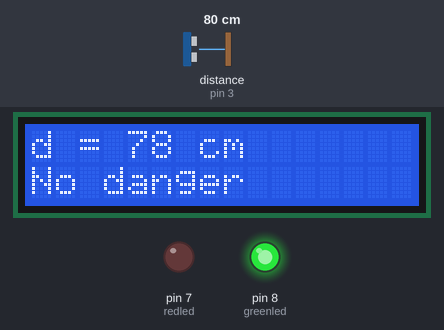
This sketch was run on a simulated Arduino Uno, built with avr-gcc and run on an emulated ATmega328P. Shown: 16×2 character LCD, output pins drawn as LEDs (lit = HIGH). Wiring (inferred from the names in the program): ultrasonic range finder: trigger pin 2; echo pin 3. The test bench sets the inputs (shaded band); at power-on: distance to the obstacle (sensor on pin 3) 80 cm. The echo pulse lasts 58.3 µs per cm; pins used as bus, display or sensor lines are not drawn.

Above: at 1.2 s.
1.3 s: distance to the obstacle (sensor on pin 3) set to 14 cm
At 2.4 s:
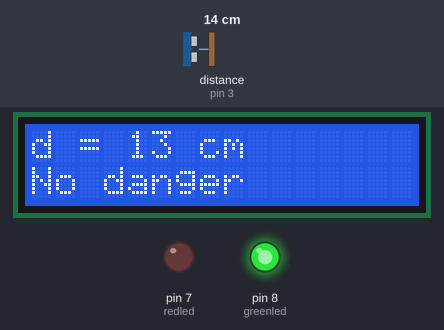
2.8 s: distance to the obstacle (sensor on pin 3) set to 10 cm
At 4.0 s:
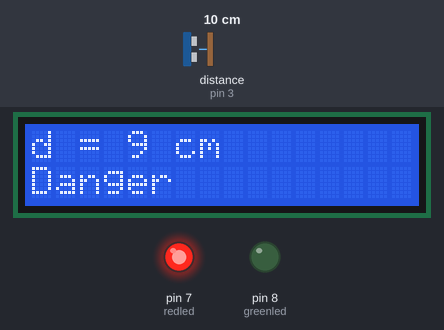
4.3 s: distance to the obstacle (sensor on pin 3) set to 2 cm
At 5.7 s:
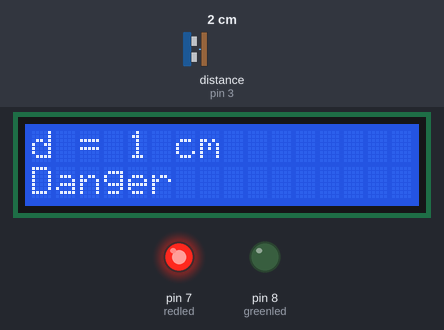
Timing chart, 0 to 7.3 s (numbered marks = the images above; inputs shaded):
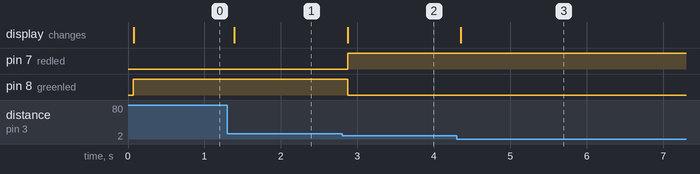

The sketch:

mesure_distance_aff.ino
```cpp
#include <LiquidCrystal.h> //on inclut la librairie
#define redled 7
#define greenled 8
const int trigPin = 2;
const int echoPin = 3;
int temps = 100;
int test = 10;
long duration;
int distance;
LiquidCrystal lcd(12,11,10,9,5,4);//rs,e,d4,d5,d6,d7

void setup() {
pinMode(trigPin, OUTPUT); // Sets the trigPin as an Output
pinMode(echoPin, INPUT); // Sets the echoPin as an Input
pinMode(redled, OUTPUT);
pinMode(greenled, OUTPUT);
Serial.begin(9600); // Starts the serial communication
lcd.begin(16, 2);
}
void loop() {
// Clears the trigPin
digitalWrite(trigPin, LOW);
delayMicroseconds(2);
// Sets the trigPin on HIGH state for 10 micro seconds
digitalWrite(trigPin, HIGH);
delayMicroseconds(10);
digitalWrite(trigPin, LOW);
// Reads the echoPin, returns the sound wave travel time in microseconds
duration = pulseIn(echoPin, HIGH);
// Calculating the distance
distance= duration*0.034/2;
// Prints the distance on lcd
   lcd.clear();
   lcd.setCursor(0,0);
   lcd.print("d = ");
   lcd.print(distance);
   lcd.print(" cm");
if (distance > test ){
  digitalWrite(redled,LOW);
  digitalWrite(greenled,HIGH);
  lcd.setCursor(0,1);
  lcd.print("No danger");
}else {
  digitalWrite(redled,HIGH);
  digitalWrite(greenled,LOW);
  lcd.setCursor(0,1);
  lcd.print("Danger");
}
delay(temps);
}
```

Measured:
- the behaviour switches between 12 and 11 cm on distance to the obstacle (sensor on pin 3) (found by bisection; images 1 and 2)
- after the input at 1.3 s, the display: changes after 0.09 s (image 1)
- after the input at 2.8 s, pin 7 (redled): LOW → HIGH after 0.08 s; pin 8 (greenled): HIGH → LOW after 0.08 s; the display: changes after 0.08 s (image 2)
- after the input at 4.3 s, the display: changes after 0.05 s (image 3)
